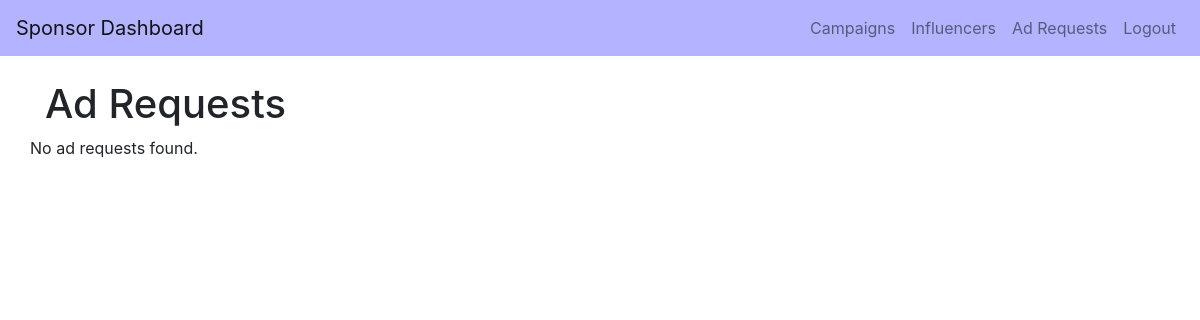
Page /sponsor_ad_requests/google_admin on the earlier database version.
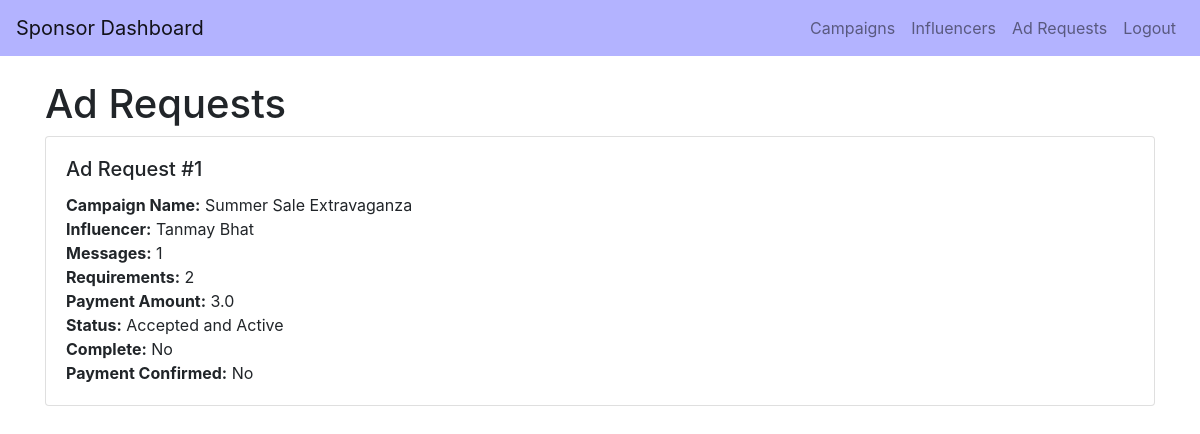
Same page on the later database version.
### backend/models.py (models this page shows)
class AdRequest(db.Model):
    __tablename__ = 'ad_request'
    id = db.Column(db.Integer, primary_key=True)
    campaign_id = db.Column(db.Integer, db.ForeignKey('campaign.id'), nullable=False)
    influencer_id = db.Column(db.Integer, db.ForeignKey('user.id'), nullable=False)
    messages = db.Column(db.Text, nullable=True)
    requirements = db.Column(db.Text, nullable=False)
    payment_amount = db.Column(db.Float, nullable=False)
    status = db.Column(db.String(10), nullable=False)  # Pending, Accepted, Rejected
    complete = db.Column(db.Boolean, default=False, nullable=False)
    complete_confirmed = db.Column(db.Boolean, default=False, nullable=False)
    payment = db.Column(db.Boolean, default=False, nullable=False)
    influencer = db.relationship('User', backref='ad_requests_user', foreign_keys=[influencer_id])
    campaign = db.relationship('Campaign', backref='ad_requests_campaign', foreign_keys=[campaign_id])

class Campaign(db.Model):
    __tablename__ = 'campaign'
    id = db.Column(db.Integer, primary_key=True)
    name = db.Column(db.String(100), nullable=False)
    description = db.Column(db.Text, nullable=False)
    start_date = db.Column(db.Date, nullable=False)
    end_date = db.Column(db.Date, nullable=False)
    budget = db.Column(db.Float, nullable=False)
    visibility = db.Column(db.String(10), nullable=False)  # public, private
    goals = db.Column(db.Text, nullable=False)
    niche = db.Column(db.String(50), nullable=False)
    status = db.Column(db.String(10), nullable=False)
    flagged = db.Column(db.Boolean, default=False, nullable=False)
    user_id = db.Column(db.Integer, db.ForeignKey('user.id'), nullable=False)
    ad_requests = db.relationship('AdRequest', backref='campaigns_ad_requests')
    campaign_requests = db.relationship('CampaignRequest', backref='campaign_campaign_requests')

class Influencer(db.Model):
    __tablename__ = 'influencer'
    id = db.Column(db.Integer, primary_key=True)
    name = db.Column(db.String(100), nullable=False)
    email = db.Column(db.String(150), nullable=False)
    profile_picture = db.Column(db.String(150), nullable=True)
    niche = db.Column(db.String(50), nullable=False)
    reach = db.Column(db.Integer, nullable=False)
    user_id = db.Column(db.Integer, db.ForeignKey('user.id'), nullable=False)
    platform = db.Column(db.String(150), nullable=False)  # This will store the social media platforms as a comma-separated string
    flagged = db.Column(db.Boolean, default=False)
    user = db.relationship('User', backref='influencer_user', uselist=False)

### backend/controller.py (the view)
@app.route('/sponsor_ad_requests/<string:username>')
def sponsor_ad_requests(username):
    user = User.query.filter_by(username=username).first()
    if user is None:
        return "User not found", 404
    sponsor = Sponsor.query.filter_by(user_id=user.id).first()
    if sponsor is None:
        return "Sponsor not found", 404
    ad_requests = AdRequest.query.join(Campaign).filter(
        Campaign.user_id == sponsor.user_id
    ).all()
    return render_template('sponsor_ad_requests.html', username=username, ad_requests=ad_requests)

### templates/sponsor_ad_requests.html (shortened to what this page needs)
<!DOCTYPE html>
<html lang="en">
<head>
    <link rel="stylesheet" href="{{ url_for('static', filename='css/styles.css') }}">
    <link href="https://stackpath.bootstrapcdn.com/bootstrap/4.5.2/css/bootstrap.min.css" rel="stylesheet">
</head>
<body>
    <nav class="navbar navbar-expand-lg navbar-light" style="background-color: #b3b3ff;">
        <a class="navbar-brand" href="#">Sponsor Dashboard</a>
        <div class="collapse navbar-collapse">
            <ul class="navbar-nav ml-auto">
                <li class="nav-item">
                    <a class="nav-link" href="/sponsor_campaigns/{{ username }}">Campaigns</a>
                </li>
                <li class="nav-item">
                    <a class="nav-link" href="/sponsor_influencers/{{ username }}">Influencers</a>
                </li>
                <li class="nav-item">
                    <a class="nav-link" href="/sponsor_ad_requests/{{ username }}">Ad Requests</a>
                </li>
                <li class="nav-item">
                    <a class="nav-link" href="{{ url_for('logout') }}">Logout</a>
                </li>
            </ul>
        </div>
    </nav>
    <div class="container mt-4">
        <h1>Ad Requests</h1>
        <div class="row">
            {% if ad_requests %}
                {% for request in ad_requests %}
                    <div class="col-12 mb-4">
                        <div class="card">
                            <div class="card-body">
                                <h5 class="card-title">Ad Request #{{ request.id }}</h5>
                                <p class="card-text">
                                    <strong>Campaign Name:</strong> {{ request.campaign.name }}<br>
                                    <strong>Influencer:</strong> {{ request.influencer.influencer.name }}<br>
                                    <strong>Messages:</strong> {{ request.messages }}<br>
                                    <strong>Requirements:</strong> {{ request.requirements }}<br>
                                    <strong>Payment Amount:</strong> {{ request.payment_amount }}<br>
                                    <strong>Status:</strong> {{ request.status }}<br>
                                    <strong>Complete:</strong> {{ 'Yes' if request.complete else 'No' }}<br>
                                    <strong>Payment Confirmed:</strong> {{ 'Yes' if request.payment else 'No' }}<br>
                                </p>
                            </div>
                        </div>
                    </div>
                {% endfor %}
            {% else %}
                <p>No ad requests found.</p>
            {% endif %}
        </div>
    </div>
</body>
</html>

Differences in the rows shown:
added AdRequest: id "1", campaign.name "Summer Sale Extravaganza", influencer.influencer.name "Tanmay Bhat", messages "1", requirements "2", payment_amount "3.0", status "Accepted and Active", complete "No", payment "No"
Other differences:
text no longer shown: "No ad requests found."
